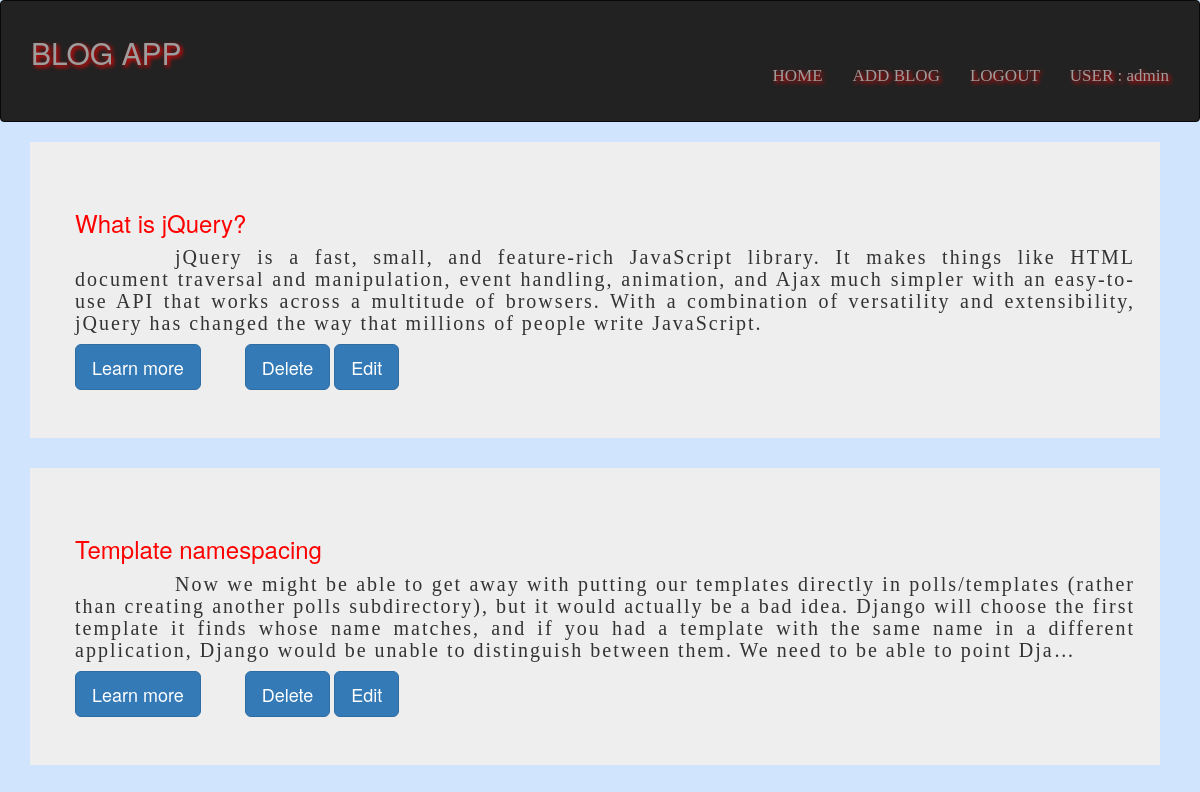
/blog_app/ (signed in), run on the app's committed database.
### blog_app/models.py (models this page shows, shortened)
class Blog(models.Model):
	title=models.CharField(max_length=128,unique=True)
	story=models.TextField()
	slug = models.SlugField(unique=True)

### blog_app/views.py (the view)
def index(request):
    try:
        blog_data=Blog.objects.all()[::-1]
    except Blog.DoesNotExist:
        pass
    return render(request,"blog_app/index.html",{'blog_data':blog_data})

### templates/blog_app/index.html
{% extends 'blog_app/base.html' %}
{% load staticfiles %}
{% block body_block %}
        {% if blog_data %}
        {% for data in blog_data %}
        <div class="jumbotron">
        <div class="container" style="background-repeat: repeat-x;">
        <a href="/blog_app/read_more/{{ data.slug }}"><h3>{{ data.title }}</h3></a>
        <h5 id="{{ data.slug }}">{{ data.story|truncatechars:400 }}</h5>
        <a id="margin" class="btn btn-primary btn-lg" href="/blog_app/read_more/{{ data.slug }}" role="button" >Learn more</a>
		{% if user.is_authenticated %}
		    <td><a href='/blog_app/delete_post/{{ data.id }}' class="btn btn-primary btn-lg" role="button" /> Delete</a></td>
            <td><a href='/blog_app/blog_edit/{{ data.slug }}' class="btn btn-primary btn-lg" role="button" /> Edit</a></td>
		{% endif %}
    	</div></div>
        {% endfor %}
        {% else %}
        <p>no blogs</p>
        {% endif %}
{% endblock %}

### templates/blog_app/base.html (shortened to what this page needs)
<!DOCTYPE html>
{% load static %}
<html>
    <head lang="en">
        <link rel="stylesheet" href="{% static "css/bootstrap.css" %}" />
        <link rel="stylesheet" href="{% static "css/my_css.css" %}" />
    </head>
    <body>
        <nav class="navbar navbar-inverse">
		<div class="container-fluid">
		<div class="collapse navbar-collapse" id="bs-example-navbar-collapse-1">
     <div id="p_name">
      <a  class="navbar-brand" href="#"><h2>BLOG APP</h2></a>
      </div>
    </div>
    <div class="collapse navbar-collapse" id="bs-example-navbar-collapse-1">
      <ul class="nav navbar-nav navbar-right">
       <li><a href="/blog_app/" id="move">HOME</a><br /></li>
		    {% if user.is_authenticated %}
		    	<li><a href="/blog_app/add_blog/" id="move">ADD BLOG</a><br /></li>
				<li><a href="/blog_app/logout/" id="move">LOGOUT</a><br /></li>
			{% else %}
				<li><a href="/blog_app/register/" id="move">REGISTER HERE</a><br /></li>
				<li><a href="/blog_app/login/" id="move">LOGIN</a><br /></li>
			{% endif %}
			{% if user.is_authenticated %}
				<li><a href="#" id="move">USER : {{ user.username }}</a></li>
			{% else %}
				<li><a href="#" id="move">BLOG APP</a></li>
			{% endif %}
      </ul>
    </div>
  </div>
</nav><div id="margin">
        {% block body_block %}{% endblock %}
    </div>
    </body>
</html

### static/css/my_css.css (style rules this page uses)
body { background-color: #d0e4fe; }
#margin { margin-left: 30px; margin-right: 40px; }
#move { font-size: 17px; font-family: "Times New Roman"; text-shadow: 2px 2px 4px red; }
p,h5 { font-family: "Times New Roman"; text-indent: 100px; text-align: justify; letter-spacing: 2px; font-size: 20px; margin-left: 30px; margin-right: 40px; }
h3 { color: red; }
h4,h3,h5 { margin-left: 30px; margin-right: 10px; }
#p_name { margin: auto; size:12px; color: white; text-shadow: 2px 2px 4px red; -webkit-animation: mymove 4s infinite; animation: mymove 4s infinite; }

### data on the page
Blog: title "What is jQuery?", story "jQuery is a fast, small, and feature-rich JavaScript library. It makes things like HTML document traversal and manipulation, event handling, animation, and Ajax much simpler with an easy-to-use API that works across a multitude of browsers. With a combination of versatility and extensibility, jQuery has changed the way that millions of people write JavaScript."
Blog: title "Template namespacing", story "Now we might be able to get away with putting our templates directly in polls/templates (rather than creating another polls subdirectory), but it would actually be a bad idea. Django will choose the first template it finds whose name matches, and if you had a template with the same name in a different application, Django would be unable to distinguish between them. We need to be able to point Dja…"

### other printed values
{{ user.username }} "admin"
